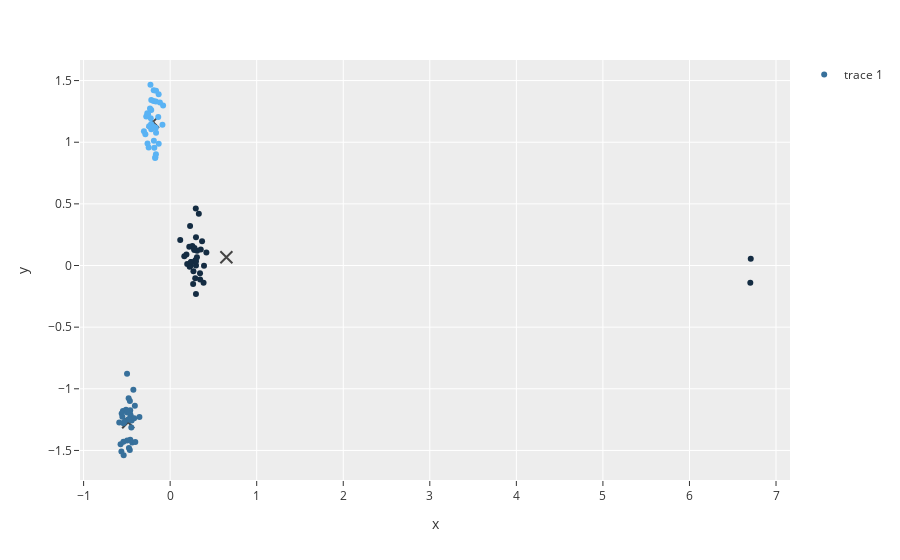

Notebook code for this chart:
### Code cell
fig = px.scatter(x=kmeans.centroids[:, 0], y=kmeans.centroids[:, 1])
fig.update_traces(mode='markers', marker_size=12, marker_color='black', marker_symbol='x-thin', marker_line_width=2)
fig.add_scatter(x=x_train_scaled[:, 0], y=x_train_scaled[:, 1], marker_color=kmeans.labels, mode='markers')
fig.show()
